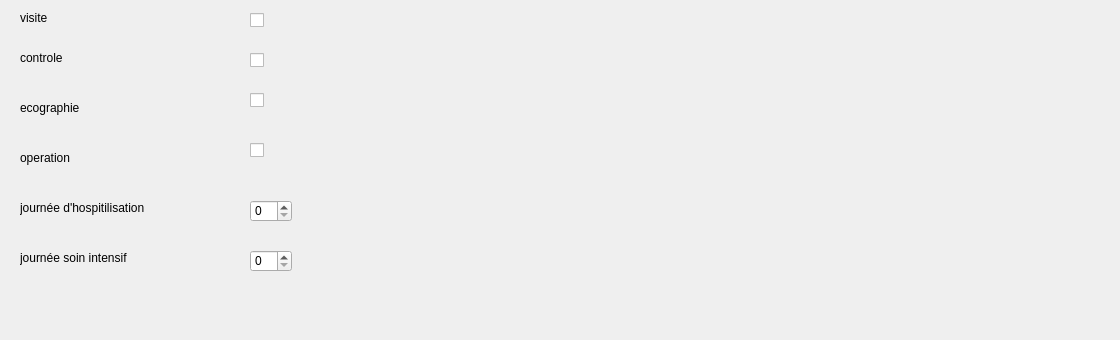
       <widget class="QWidget" name="tab_15">
        <attribute name="title">
         <string>dermatologue</string>
        </attribute>
        <widget class="QLabel" name="label_141">
         <property name="geometry">
          <rect>
           <x>20</x>
           <y>50</y>
           <width>55</width>
           <height>16</height>
          </rect>
         </property>
         <property name="text">
          <string>controle</string>
         </property>
        </widget>
        <widget class="QLabel" name="label_142">
         <property name="geometry">
          <rect>
           <x>20</x>
           <y>250</y>
           <width>121</width>
           <height>16</height>
          </rect>
         </property>
         <property name="text">
          <string>journée soin intensif</string>
         </property>
        </widget>
        <widget class="QCheckBox" name="derma4_2">
         <property name="geometry">
          <rect>
           <x>250</x>
           <y>140</y>
           <width>81</width>
           <height>20</height>
          </rect>
         </property>
         <property name="text">
          <string/>
         </property>
        </widget>
        <widget class="QCheckBox" name="derma3_2">
         <property name="geometry">
          <rect>
           <x>250</x>
           <y>90</y>
           <width>81</width>
           <height>20</height>
          </rect>
         </property>
         <property name="text">
          <string/>
         </property>
        </widget>
        <widget class="QSpinBox" name="derma6_2">
         <property name="geometry">
          <rect>
           <x>250</x>
           <y>250</y>
           <width>42</width>
           <height>22</height>
          </rect>
         </property>
        </widget>
        <widget class="QLabel" name="label_143">
         <property name="geometry">
          <rect>
           <x>20</x>
           <y>100</y>
           <width>111</width>
           <height>16</height>
          </rect>
         </property>
         <property name="text">
          <string>ecographie</string>
         </property>
        </widget>
        <widget class="QLabel" name="label_144">
         <property name="geometry">
          <rect>
           <x>20</x>
           <y>200</y>
           <width>151</width>
           <height>16</height>
          </rect>
         </property>
         <property name="text">
          <string>journée d'hospitilisation</string>
         </property>
        </widget>
        <widget class="QSpinBox" name="derma5_2">
         <property name="geometry">
          <rect>
           <x>250</x>
           <y>200</y>
           <width>42</width>
           <height>22</height>
          </rect>
         </property>
        </widget>
        <widget class="QLabel" name="label_145">
         <property name="geometry">
          <rect>
           <x>20</x>
           <y>10</y>
           <width>55</width>
           <height>16</height>
          </rect>
         </property>
         <property name="text">
          <string>visite</string>
         </property>
        </widget>
        <widget class="QLabel" name="label_146">
         <property name="geometry">
          <rect>
           <x>20</x>
           <y>150</y>
           <width>55</width>
           <height>16</height>
          </rect>
         </property>
         <property name="text">
          <string>operation</string>
         </property>
        </widget>
        <widget class="QCheckBox" name="derma2_2">
         <property name="geometry">
          <rect>
           <x>250</x>
           <y>50</y>
           <width>81</width>
           <height>20</height>
          </rect>
         </property>
         <property name="text">
          <string/>
         </property>
        </widget>
        <widget class="QCheckBox" name="derma1_2">
         <property name="geometry">
          <rect>
           <x>250</x>
           <y>10</y>
           <width>81</width>
           <height>20</height>
          </rect>
         </property>
         <property name="text">
          <string/>
         </property>
        </widget>
        <widget class="QLabel" name="label_147">
         <property name="geometry">
          <rect>
           <x>910</x>
           <y>160</y>
           <width>201</width>
           <height>171</height>
          </rect>
         </property>
         <property name="text">
          <string/>
         </property>
         <property name="pixmap">
          <pixmap>:/Downloads/facture.png</pixmap>
         </property>
         <property name="scaledContents">
          <bool>true</bool>
         </property>
        </widget>
       </widget>
